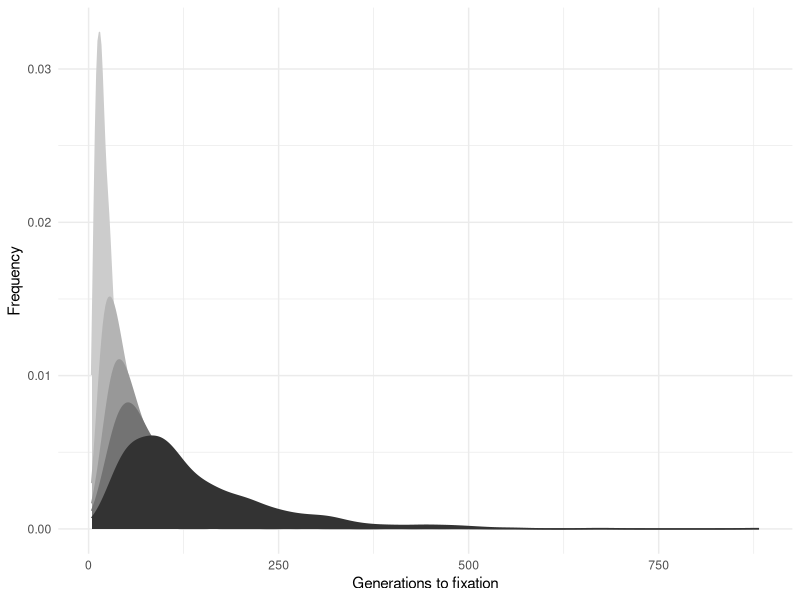
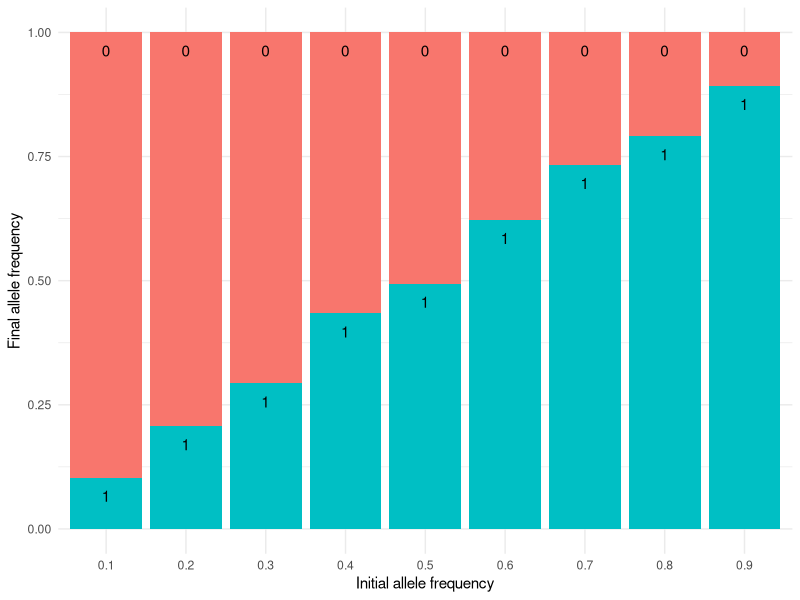
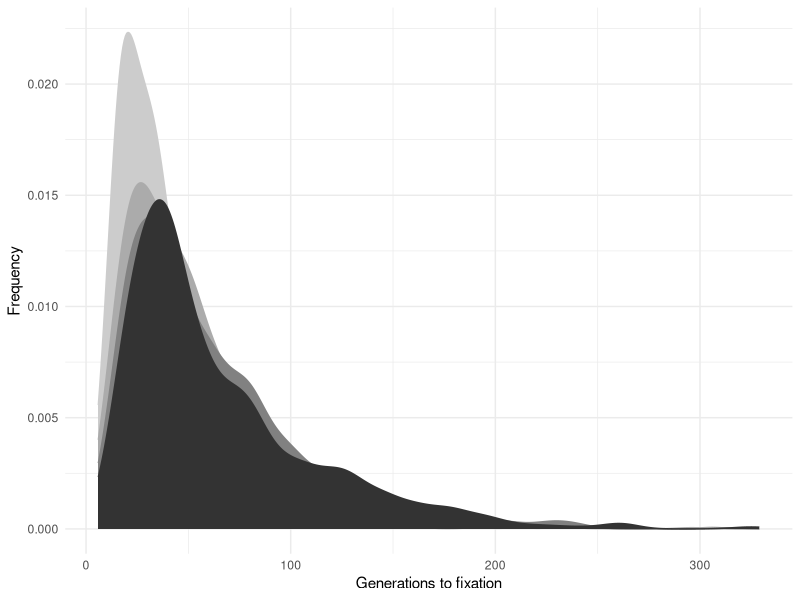
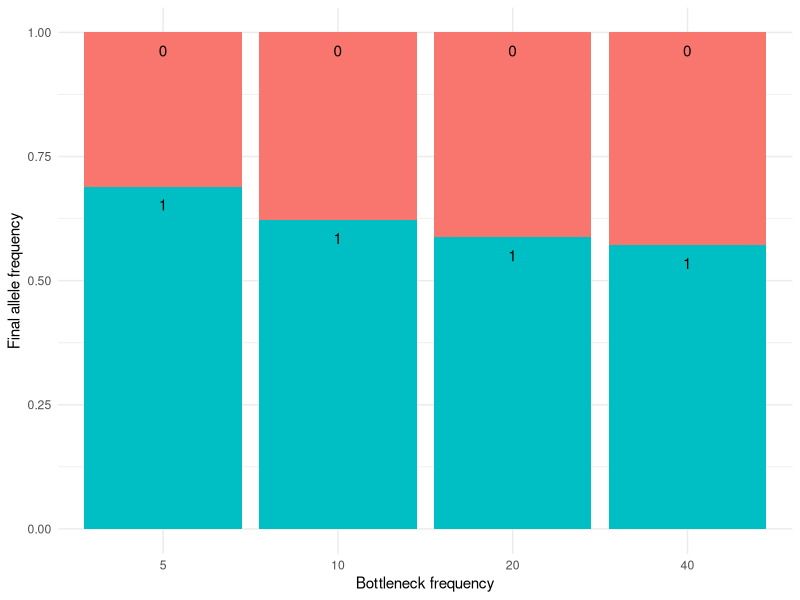

Recreate these plots in R, in order.
## ---- chunk 1

#We set the working directory.

setwd("C:/Users/User/Desktop/GDAV/GenomicAssistedBreeding")

#We load the packages that will be needed.

options(warn=-1)
library(plyr)
library(tidyr)
library(dplyr)
library(ggplot2)
library(gridExtra)
library(knitr)
library(kableExtra)
## ---- chunk 2
simulate_drift = function(num_individuals,allele_freq,num_simulation,bottleneck=FALSE,each=NULL) 
{
  init_allele_freq = allele_freq
  allele_freq_evolution = c(init_allele_freq)
  generation = 0
  generation_evolution = c(generation)
  
  while(allele_freq>0 & allele_freq<1)
  {
    generation = generation + 1
    generation_evolution = c(generation_evolution,generation)
    if (bottleneck==TRUE)
    {
      if  (generation%%each==0)
      {genotypes = rbinom(integer(0.25*num_individuals),1,allele_freq)}
      else
      {genotypes = rbinom(num_individuals,1,allele_freq)}
    }
    else
    {genotypes = rbinom(num_individuals,1,allele_freq)}
    allele_freq = mean(genotypes)
    allele_freq_evolution = c(allele_freq_evolution,allele_freq)
  }
  
  results = data.frame(Generation=generation_evolution,Allele_freq=allele_freq_evolution)
  results["Params"] = paste0("NumIndividuals:",num_individuals,", AlleleFreq:",init_allele_freq)
  if (bottleneck==TRUE) {results["Bottleneck"] = paste0("Every ",each," generations")}
  else {results["Bottleneck"] = "No bottleneck"}
  results["Simulation"] = num_simulation
  return(results)
}
## ---- chunk 3
plot_GTF_drift = function(df)
{
  plot = ggplot(df,aes(x=Values,fill=Factors,color=Factors)) + 
    geom_density() +
    xlab("Generations to fixation") + 
    ylab("Frequency") + 
    scale_color_grey(start=0.8,end=0.2) +
    scale_fill_grey(start=0.8,end=0.2) +
    theme_minimal() +
    theme(legend.position="none")
  return(plot)
}
## ---- chunk 4
GTF_all=c(); GTF_means=c(); GTF_standard_deviations=c()
num_individuals=c(20,40,60,80,100); num_simulations=1000; count_simulations=0
for (individuals in num_individuals)
{ 
  GTFs = c()
  for (simulation in 1:num_simulations)
  {
    count_simulations = count_simulations + 1
    df = simulate_drift(individuals,0.5,count_simulations)
    GTF = nrow(df)
    GTFs = c(GTFs,GTF)
  }
  GTF_all = c(GTF_all,GTFs)
  GTF_means = c(GTF_means,mean(GTFs))
  GTF_standard_deviations = c(GTF_standard_deviations,sd(GTFs))
}
df1 = data.frame(Factors=as.factor(rep(num_individuals,each=num_simulations)), Values=GTF_all)
df2 = data.frame(NumIndividuals=num_individuals, GTFMean=GTF_means, GTFStdDev=GTF_standard_deviations)
## ---- chunk 5
plot_GTF_drift(df1)
kable(df2) %>% kable_styling(font_size=10)
## ---- chunk 6
plot_AF_drift = function(df,xlab)
{
  df = ddply(df,"Priori",transform, Position=cumsum(Values))
  plot = ggplot(df,aes(x=Priori,fill=Posteriori,y=Values)) + 
    geom_bar(stat = "identity") +
    xlab(xlab) + 
    ylab("Final allele frequency") +
    geom_text(aes(y=Position, label=Posteriori), vjust=2) + 
    theme_minimal() + 
    theme(legend.position="none")
  return(plot)
}
## ---- chunk 7
AF_1s=c(); AF_0s=c(); AF_10s=c()
allele_freq=seq(0.1,0.9,0.1); num_simulations=1000; count_simulations=0
for (allele in allele_freq)
{ 
  AFs = c()
  for (simulation in 1:num_simulations)
  { 
    count_simulations = count_simulations + 1
    df = simulate_drift(50,allele,count_simulations)
    AF = df[nrow(df),]$Allele_freq
    AFs = c(AFs,AF)
  }
  AF_1s = c(AF_1s,mean(AFs))
  AF_0s = c(AF_0s,1-mean(AFs))
  AF_10s = c(AF_10s,mean(AFs),1-mean(AFs))
}
df1 = data.frame(Priori=as.factor(rep(allele_freq,each=2)),
                 Posteriori=as.factor(rep(c(1,0),rep=length(allele_freq))),Values=AF_10s)
df2 = data.frame(AlleleFreq=allele_freq, Frequency1=AF_1s, Frequency0=AF_0s)
## ---- chunk 8
plot_AF_drift(df1,"Initial allele frequency")
kable(df2) %>% kable_styling(font_size=10)
## ---- chunk 9
GTF_all=c(); GTF_means=c(); GTF_standard_deviations=c()
AF_1s=c(); AF_0s=c(); AF_10s=c()
bottleneck_freq=c(5,10,20,40); num_simulations=1000; count_simulations=0
for (bottleneck in bottleneck_freq)
{ 
  GTFs = c()
  for (simulation in 1:num_simulations)
  {
    count_simulations = count_simulations + 1
    df = simulate_drift(50,0.5,count_simulations,TRUE,bottleneck)
    GTF = nrow(df)
    GTFs = c(GTFs,GTF)
    AF = df[nrow(df),]$Allele_freq
    AFs = c(AFs,AF)
  }
  GTF_all = c(GTF_all,GTFs)
  GTF_means = c(GTF_means,mean(GTFs))
  GTF_standard_deviations = c(GTF_standard_deviations,sd(GTFs))
  AF_1s = c(AF_1s,mean(AFs))
  AF_0s = c(AF_0s,1-mean(AFs))
  AF_10s = c(AF_10s,mean(AFs),1-mean(AFs))
}
df1 = data.frame(Factors=as.factor(rep(bottleneck_freq,each=num_simulations)), Values=GTF_all)
df2 = data.frame(BottleneckFreq=bottleneck_freq, GTFMean=GTF_means, GTFStdDev=GTF_standard_deviations)
df3 = data.frame(Priori=as.factor(rep(bottleneck_freq,each=2)),
                 Posteriori=as.factor(rep(c(1,0),rep=length(bottleneck_freq))),Values=AF_10s)
df4 = data.frame(BottleneckFreq=bottleneck_freq, Frequency1=AF_1s, Frequency0=AF_0s)
## ---- chunk 10
plot_GTF_drift(df1)
kable(df2) %>% kable_styling(font_size=10)
## ---- chunk 11
plot_AF_drift(df3,"Bottleneck frequency")
kable(df4) %>% kable_styling(font_size=10)
